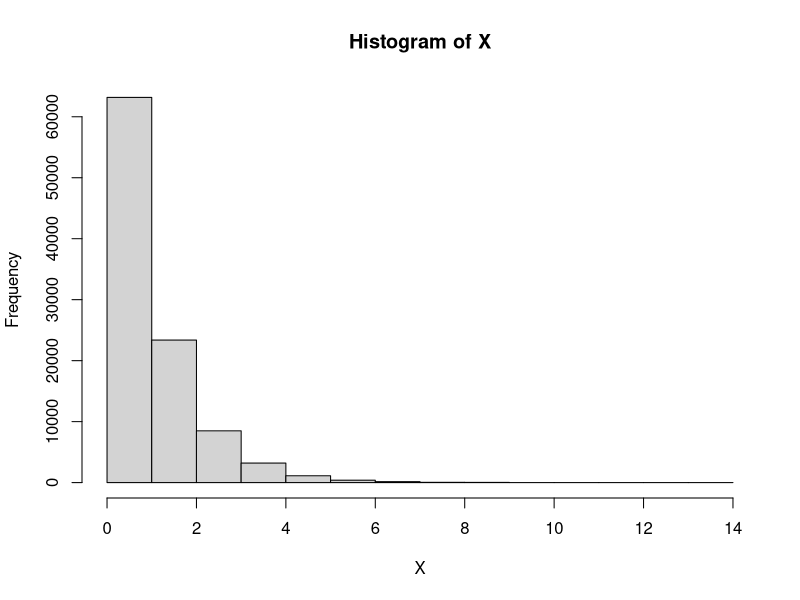
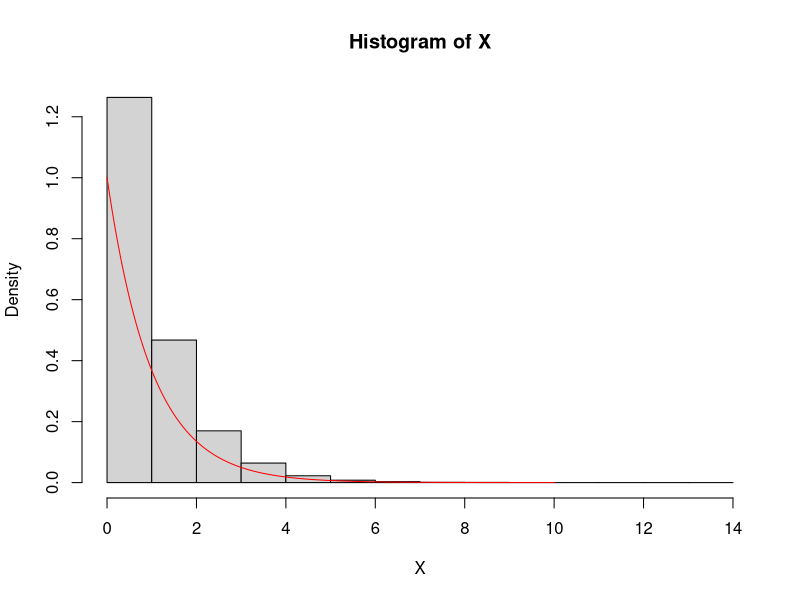

Write R code to recreate these figures, in order.
expsim <- function(l,n){
  U = runif(n)
  return(log(1-U)/(-l))
}

n <- 100000
l <- 1
X <- expsim(l,n)

h = hist(X)
h$density = h$counts/(n*0.5)
plot(h,freq=FALSE)

x <- seq(0, 10, 0.05)
lines(x, l*exp(-l*x), col = 'red')
